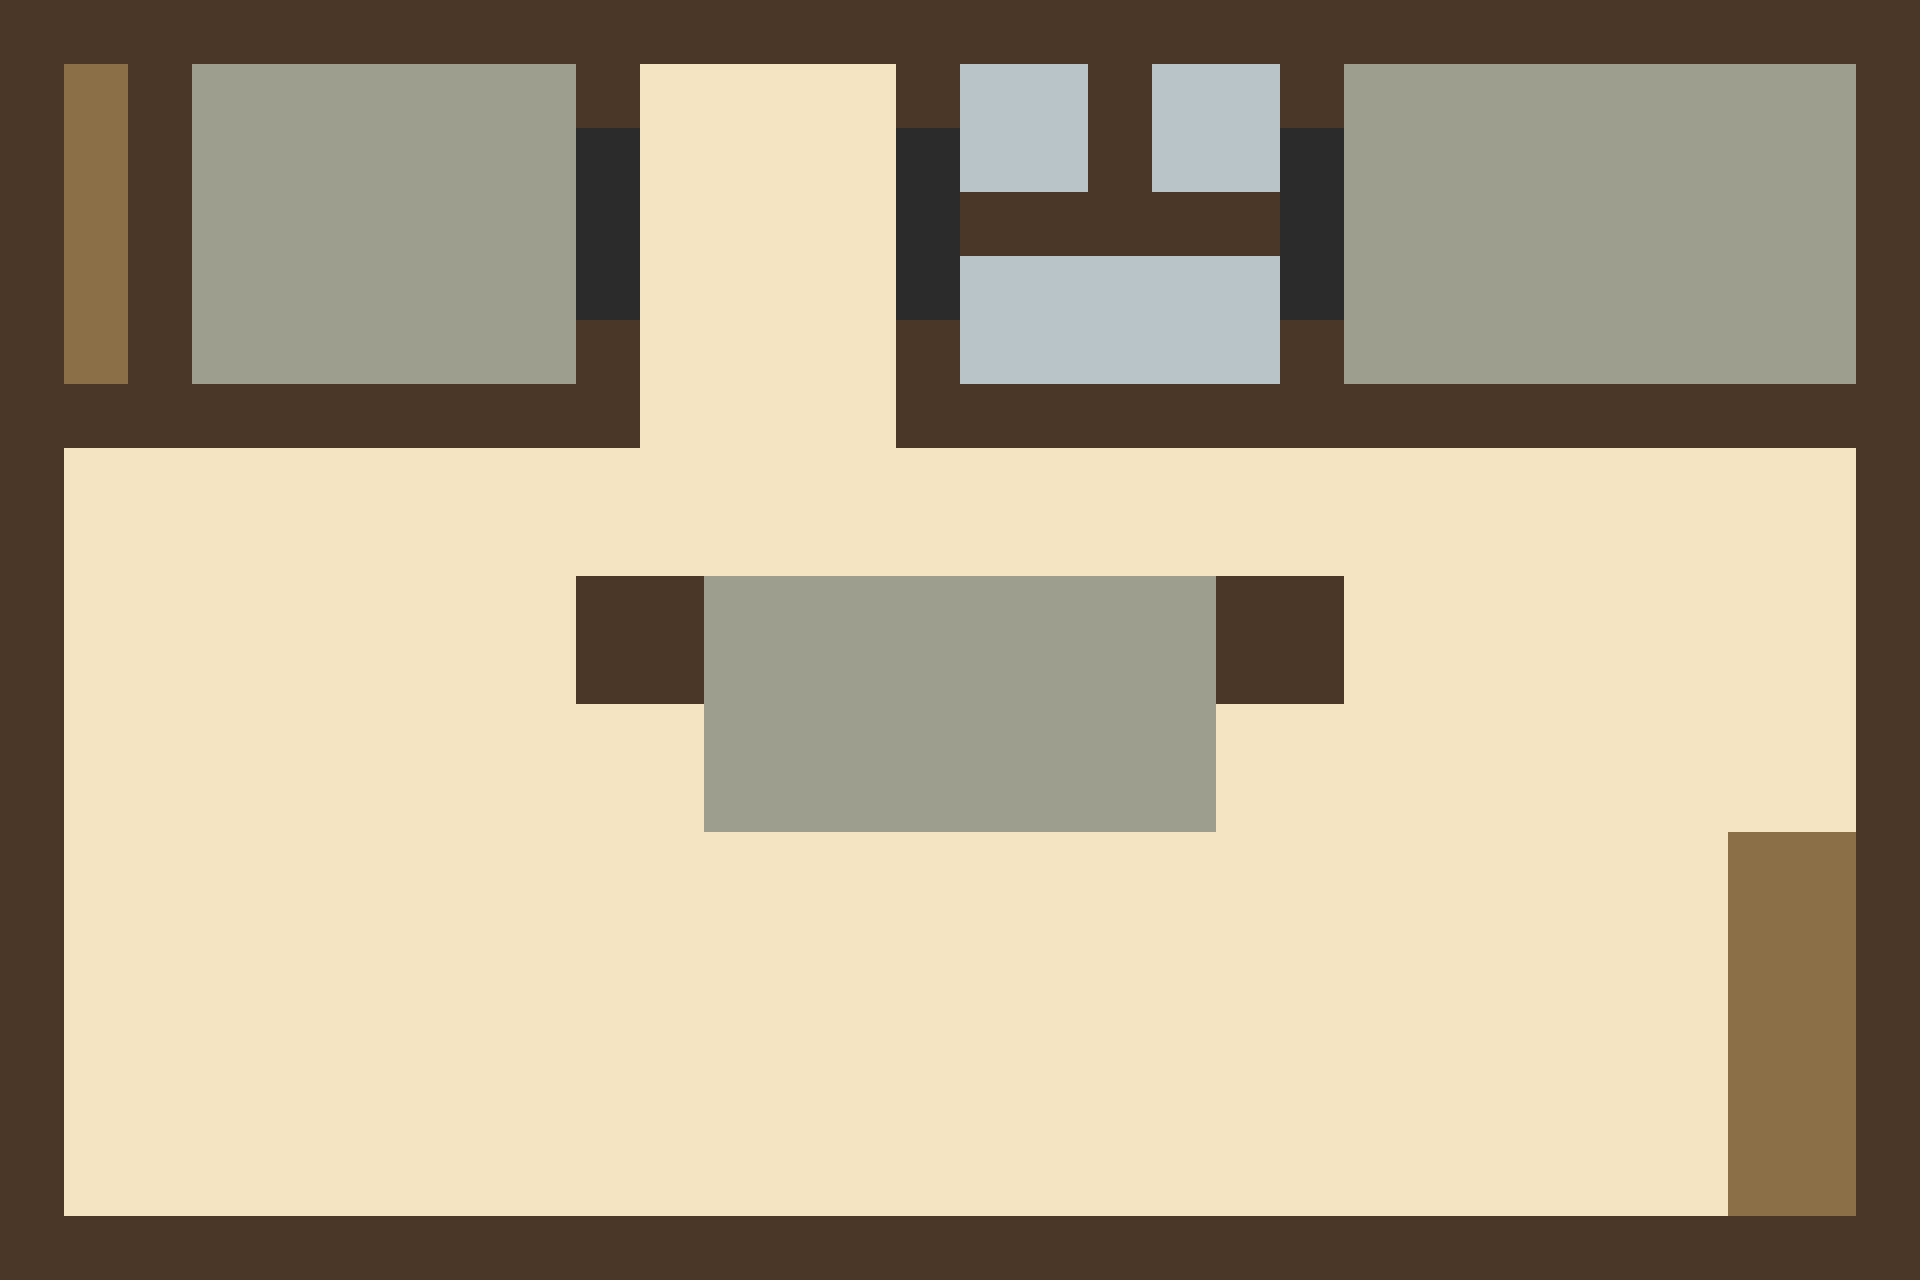

This game map was drawn from its Tiled (.tmx) file and the tilesets committed beside it. A one-line description and the trimmed map source follow:
An orthogonal 30x20 tile map with 64x64 px tiles, 4 tile layers (floor, walls, дымоходы, stairs), 4 tilesets and 64 objects (12x bench, 10x door, 6x table, 4x window, 4x armchair, ...).

<map version="1.10" tiledversion="1.12.2-2-geb83ddb9" orientation="orthogonal" renderorder="right-down" width="30" height="20" tilewidth="64" tileheight="64" infinite="0" nextlayerid="6" nextobjectid="212">
 <properties>
  <property name="capacity" value="50" />
  <property name="era" value="medieval" />
  <property name="floor" value="1" />
  <property name="name" value="Первый этаж трактира" />
  <property name="scale" value="1 клетка = 5 футов = 64 px" />
  <property name="size_ft" value="150x100" />
 </properties>
 <tileset firstgid="1" name="tiles" tilewidth="64" tileheight="64" tilecount="6" columns="6">
  <image source="tiles.png" width="384" height="64" />
 </tileset>
 <tileset firstgid="7" name="object_sprites" tilewidth="256" tileheight="128" tilecount="11" columns="0">
  <grid orientation="orthogonal" width="1" height="1" />
  <tile id="0">
   <image source="worktable.png" width="128" height="64" />
  </tile>
  <tile id="1">
   <image source="window.png" width="64" height="24" />
  </tile>
  <tile id="2">
   <image source="table.png" width="256" height="64" />
  </tile>
  <tile id="3">
   <image source="stove.png" width="64" height="64" />
  </tile>
  <tile id="4">
   <image source="painting.png" width="128" height="24" />
  </tile>
  <tile id="5">
   <image source="hearth.png" width="128" height="128" />
  </tile>
  <tile id="6">
   <image source="fireplace_obj.png" width="128" height="128" />
  </tile>
  <tile id="7">
   <image source="door.png" width="64" height="64" />
  </tile>
  <tile id="8">
   <image source="coffee_table.png" width="64" height="64" />
  </tile>
  <tile id="9">
   <image source="bench.png" width="256" height="64" />
  </tile>
  <tile id="10">
   <image source="armchair.png" width="64" height="64" />
  </tile>
 </tileset>
 <tileset firstgid="18" name="fireplace_wide_3x1" tilewidth="192" tileheight="64" tilecount="1" columns="1">
  <image source="fireplace_wide_3x1.png" width="192" height="64" />
 </tileset>
 <tileset firstgid="19" name="fireplace_wide_with_fire" tilewidth="192" tileheight="64" tilecount="1" columns="1">
  <image source="fireplace_wide_with_fire.png" width="192" height="64" />
 </tileset>
 <layer id="1" name="floor" width="30" height="20">
  <data>[600 cells, 448 non-empty, 3 distinct tile ids]</data>
 </layer>
 <layer id="3" name="walls" width="30" height="20">
  <data>[600 cells, 155 non-empty, 1 distinct tile ids]</data>
 </layer>
 <objectgroup color="#ffaa00" id="2" name="objects">
  <object id="81" type="window" gid="8" x="448" y="1280" width="256" height="64" />
  <object id="84" type="table" gid="9" x="192" y="1088" width="256" height="64" />
  <object id="85" type="table" gid="9" x="576" y="1152" width="256" height="64" />
  <object id="86" type="table" gid="9" x="1472" y="1088" width="256" height="64" />
  <object id="87" type="table" gid="9" x="1472" y="640" width="256" height="64" />
  <object id="88" type="table" gid="9" x="1088" y="1088" width="256" height="64" />
  <object id="89" type="table" gid="9" x="192" y="640" width="256" height="64" />
  <object id="94" type="bench" gid="16" x="192" y="1152" width="256" height="64" />
  <object id="95" type="bench" gid="16" x="192" y="1024" width="256" height="64" />
  <object id="96" type="bench" gid="16" x="576" y="1024" width="256" height="64" />
  <object id="97" type="bench" gid="16" x="576" y="1088" width="256" height="64" />
  <object id="98" type="bench" gid="16" x="1472" y="1024" width="256" height="64" />
  <object id="99" type="bench" gid="16" x="1472" y="1152" width="256" height="64" />
  <object id="100" type="bench" gid="16" x="1472" y="576" width="256" height="64" />
  <object id="101" type="bench" gid="16" x="1472" y="704" width="256" height="64" />
  <object id="102" type="bench" gid="16" x="1088" y="1024" width="256" height="64" />
  <object id="103" type="bench" gid="16" x="1088" y="1152" width="256" height="64" />
  <object id="104" type="bench" gid="16" x="192" y="704" width="256" height="64" />
  <object id="105" type="bench" gid="16" x="192" y="576" width="256" height="64" />
  <object id="108" type="armchair" gid="17" x="704" y="192" width="64" height="64" />
  <object id="109" type="armchair" gid="17" x="704" y="320" width="64" height="64" />
  <object id="116" type="painting" gid="11" x="576" y="320" width="64" height="192" />
  <object id="123" gid="8" x="128" y="1280" width="256" height="64" />
  <object id="128" gid="8" x="1216" y="1280" width="256" height="64" />
  <object id="151" gid="8" x="256" y="64" width="128" height="64" />
  <object id="153" gid="8" x="1408" y="64" width="128" height="64" />
  <object id="154" type="window" gid="8" x="1536" y="64" width="128" height="64" />
  <object id="157" gid="8" x="1856" y="320" width="64" height="192" />
  <object id="159" gid="8" x="1856" y="1088" width="64" height="192" />
  <object id="162" gid="8" x="0" y="1088" width="64" height="192" />
  <object id="169" type="armchair" gid="17" x="1664" y="192" width="64" height="64" />
  <object id="171" type="armchair" gid="17" x="1472" y="256" width="64" height="64" />
  <object id="172" gid="8" x="1536" y="1280" width="256" height="64" />
  <object id="174" name="door-yard" type="door" gid="14" x="0" y="704" width="64" height="64">
   <properties>
    <property name="label" value="Выход во двор" />
    <property name="side" value="west" />
    <property name="to" value="yard" />
   </properties>
  </object>
  <object id="175" name="door-yard" type="door" gid="14" x="0" y="832" width="64" height="64">
   <properties>
    <property name="label" value="Выход во двор" />
    <property name="side" value="west" />
    <property name="to" value="yard" />
   </properties>
  </object>
  <object id="176" name="door-backyard" type="door" gid="14" x="1856" y="704" width="64" height="64">
   <properties>
    <property name="label" value="Выход на задний двор" />
    <property name="side" value="east" />
    <property name="to" value="backyard" />
   </properties>
  </object>
  <object id="177" name="door-backyard" type="door" gid="14" x="1856" y="832" width="64" height="64">
   <properties>
    <property name="label" value="Выход на задний двор" />
    <property name="side" value="east" />
    <property name="to" value="backyard" />
   </properties>
  </object>
  <object id="180" name="stairs-down-cellar" type="stairs" x="64" y="64" width="64" height="320">
   <properties>
    <property name="direction" value="down" />
    <property name="label" value="В подвал" />
    <property name="to" value="KST" />
   </properties>
  </object>
  <object id="181" name="door-quay" type="door" gid="14" x="128" y="128" width="64" height="64">
   <properties>
    <property name="label" value="Дверь в подвал" />
    <property name="to" value="KST" />
   </properties>
  </object>
  <object id="182" name="door-kitchen-hall" type="door" gid="14" x="384" y="448" width="128" height="64">
   <properties>
    <property name="from" value="KITCHEN" />
    <property name="side" value="east" />
    <property name="to" value="HALL" />
   </properties>
  </object>
  <object id="183" name="kitchen-stove" type="stove" gid="10" x="512" y="192" width="64" height="64">
   <properties>
    <property name="hazard" type="bool" value="true" />
   </properties>
  </object>
  <object id="184" name="kitchen-stove" type="stove" gid="10" x="512" y="320" width="64" height="64">
   <properties>
    <property name="hazard" type="bool" value="true" />
   </properties>
  </object>
  </objectgroup>
 <layer id="5" name="дымоходы" width="30" height="20">
  <data>[600 cells, 9 non-empty, 1 distinct tile ids]</data>
 </layer>
 <layer id="4" name="stairs" width="30" height="20">
  <data>[600 cells, 17 non-empty, 1 distinct tile ids]</data>
 </layer>
</map>
<!-- 22 of 64 objects omitted -->
